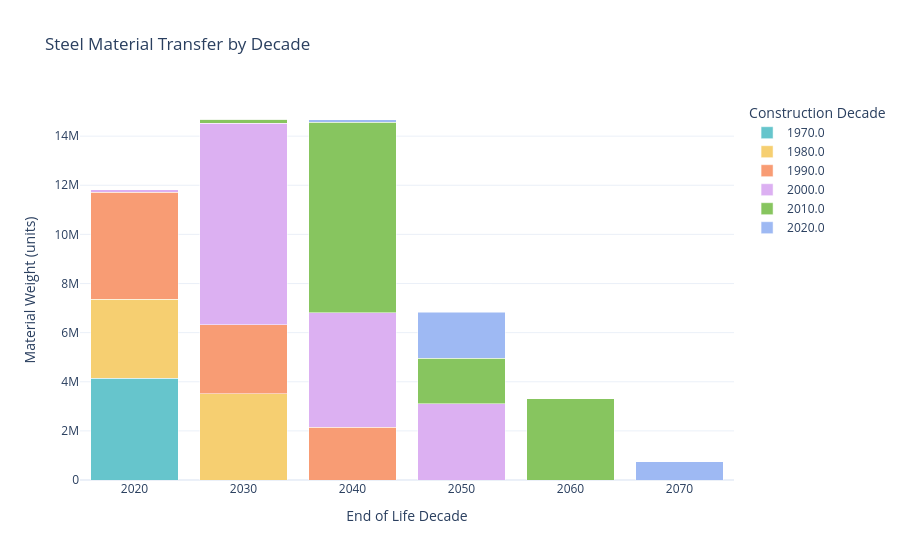

Here is the notebook cell this chart was saved with:
### Code cell
# exclude end of life year before 2020
steel_df = steel_df[steel_df['end_of_life_year'] > 2020]
# Group the steel data by end of life decade and construction decade, summing the material weights
steel_transfer = steel_df.groupby(['end_of_life_decade', 'construction_decade'])['material_weight'].sum().unstack(fill_value=0)
# # Create the stacked bar chart
# steel_transfer.plot(kind='bar', stacked=True, figsize=(10, 6))
# plt.xlabel('End of Life Decade')
# plt.ylabel('Material Weight (units)')
# plt.title('Steel Material Transfer by Decade')
# plt.grid(False)
# plt.legend(title='Decade of Construction')
import plotly.express as px

# Reset index to get 'end_of_life_decade' as a column
steel_transfer_reset = steel_transfer.reset_index()

# Melt the DataFrame to long format
steel_transfer_melted = steel_transfer_reset.melt(
    id_vars='end_of_life_decade',
    var_name='construction_decade',
    value_name='material_weight'
)

# Create the stacked bar chart using Plotly
fig = px.bar(
    steel_transfer_melted,
    x='end_of_life_decade',
    y='material_weight',
    color='construction_decade',
    title='Steel Material Transfer by Decade',
    color_discrete_sequence=px.colors.qualitative.Pastel,  # Use Pastel palette
    labels={
        'end_of_life_decade': 'End of Life Decade',
        'material_weight': 'Material Weight (units)',
        'construction_decade': 'Construction Decade'
    },
    barmode='stack'
)
# I want a cleaner layout
fig.update_layout(
    template='plotly_white',
    xaxis_title='End of Life Decade',
    yaxis_title='Material Weight (units)',
    legend_title='Construction Decade',
    showlegend=True
)
fig.show()
# export the figure to svg
fig.write_image('steel_transfer.svg')

### Figure 1 — Plotly figure (JSON) as saved in the notebook; plotly's stock layout.template omitted (floating-point values rounded to 4 significant figures)
{"data": [{"alignmentgroup": "True", "hovertemplate": "Construction Decade=1970.0<br>End of Life Decade=%{x}<br>Material Weight (units)=%{y}<extra></extra>", "legendgroup": "1970.0", "marker": {"color": "rgb(102, 197, 204)", "pattern": {"shape": ""}}, "name": "1970.0", "offsetgroup": "1970.0", "orientation": "v", "showlegend": true, "textposition": "auto", "type": "bar", "x": [2020, 2030, 2040, 2050, 2060, 2070], "xaxis": "x", "y": [4152000.0, 0, 0, 0, 0, 0], "yaxis": "y"}, {"alignmentgroup": "True", "hovertemplate": "Construction Decade=1980.0<br>End of Life Decade=%{x}<br>Material Weight (units)=%{y}<extra></extra>", "legendgroup": "1980.0", "marker": {"color": "rgb(246, 207, 113)", "pattern": {"shape": ""}}, "name": "1980.0", "offsetgroup": "1980.0", "orientation": "v", "showlegend": true, "textposition": "auto", "type": "bar", "x": [2020, 2030, 2040, 2050, 2060, 2070], "xaxis": "x", "y": [3211000.0, 3506000.0, 0, 0, 0, 0], "yaxis": "y"}, {"alignmentgroup": "True", "hovertemplate": "Construction Decade=1990.0<br>End of Life Decade=%{x}<br>Material Weight (units)=%{y}<extra></extra>", "legendgroup": "1990.0", "marker": {"color": "rgb(248, 156, 116)", "pattern": {"shape": ""}}, "name": "1990.0", "offsetgroup": "1990.0", "orientation": "v", "showlegend": true, "textposition": "auto", "type": "bar", "x": [2020, 2030, 2040, 2050, 2060, 2070], "xaxis": "x", "y": [4349000.0, 2823000.0, 2150000.0, 0, 0, 0], "yaxis": "y"}, {"alignmentgroup": "True", "hovertemplate": "Construction Decade=2000.0<br>End of Life Decade=%{x}<br>Material Weight (units)=%{y}<extra></extra>", "legendgroup": "2000.0", "marker": {"color": "rgb(220, 176, 242)", "pattern": {"shape": ""}}, "name": "2000.0", "offsetgroup": "2000.0", "orientation": "v", "showlegend": true, "textposition": "auto", "type": "bar", "x": [2020, 2030, 2040, 2050, 2060, 2070], "xaxis": "x", "y": [110700.0, 8198000.0, 4666000.0, 3110000.0, 0, 0], "yaxis": "y"}, {"alignmentgroup": "True", "hovertemplate": "Construction Decade=2010.0<br>End of Life Decade=%{x}<br>Material Weight (units)=%{y}<extra></extra>", "legendgroup": "2010.0", "marker": {"color": "rgb(135, 197, 95)", "pattern": {"shape": ""}}, "name": "2010.0", "offsetgroup": "2010.0", "orientation": "v", "showlegend": true, "textposition": "auto", "type": "bar", "x": [2020, 2030, 2040, 2050, 2060, 2070], "xaxis": "x", "y": [0, 171900.0, 7748000.0, 1848000.0, 3318000.0, 0], "yaxis": "y"}, {"alignmentgroup": "True", "hovertemplate": "Construction Decade=2020.0<br>End of Life Decade=%{x}<br>Material Weight (units)=%{y}<extra></extra>", "legendgroup": "2020.0", "marker": {"color": "rgb(158, 185, 243)", "pattern": {"shape": ""}}, "name": "2020.0", "offsetgroup": "2020.0", "orientation": "v", "showlegend": true, "textposition": "auto", "type": "bar", "x": [2020, 2030, 2040, 2050, 2060, 2070], "xaxis": "x", "y": [0, 0, 111300.0, 1868000.0, 0, 738100.0], "yaxis": "y"}], "layout": {"barmode": "stack", "legend": {"title": {"text": "Construction Decade"}, "tracegroupgap": 0}, "showlegend": true, "title": {"text": "Steel Material Transfer by Decade"}, "xaxis": {"anchor": "y", "domain": [0, 1], "title": {"text": "End of Life Decade"}}, "yaxis": {"anchor": "x", "domain": [0, 1], "title": {"text": "Material Weight (units)"}}}}
